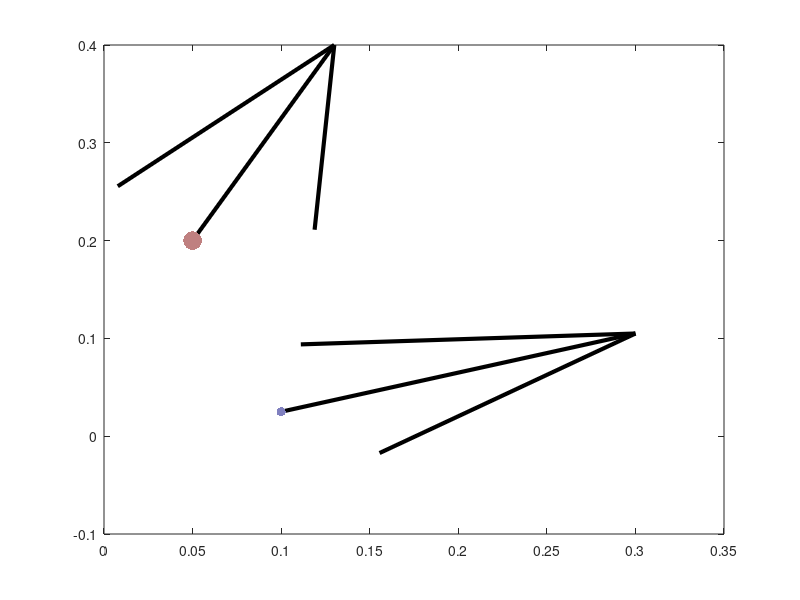

MATLAB code to generate this figure: (Note: this script raises an error after producing the figure.)
clear, clc

% Examples of systems whose center of mass moves in a straight line
%% Free rolling balls
t = linspace(0,1.2);
% Specify linear paths which means force-free motion
x10 = 0.1;    vx10 = 1;
y10 = 0.025;  vy10 = 0.4;
x1 = x10 + vx10*t;
y1 = y10 + vy10*t;

x20 = 0.05;    vx20 = 0.4;
y20 = 0.2;  vy20 = 1;
x2 = x20 + vx20*t;
y2 = y20 + vy20*t;

% x2 = 1+0.1 - 0.2*t;
% y2 = y1;

m1 = 1;
m2 = 2;

xcm = (m1*x1 + m2*x2)/(m1 + m2);
ycm = (m1*y1 + m2*y2)/(m1 + m2);
plot(xcm, ycm, 'k')

% x = x2 - x1;
% y = y2 - y1;
% r = sqrt(x.^2 + y.^2);
% plot(t,r)
% return

% Make gif
hold off
c1 = [128,128,191]/255;
c2 = [191,128,128]/255;
quiver(x1(1), y1(1), vx10, vy10, 'k', 'LineWidth', 3, 'MaxHeadSize', 0.5, 'AutoScaleFactor', 0.2), hold on
quiver(x2(1), y2(1), vx20, vy20, 'k', 'LineWidth', 3, 'MaxHeadSize', 0.5, 'AutoScaleFactor', 0.2)
plot(x1(1), y1(1), '.', 'color', c1, 'markersize', 20)
plot(x2(1), y2(1), '.', 'color', c2, 'markersize', 20*(m2/m1))
plotCenterOfMassSymbol(xcm(1),ycm(1),2.5,gca)
xlim([0,1])
ylim([0,1])
axis square
xlabel("$X$")
ylabel("$Y$")
% return
for k = 1:24
    pause(0.001)
    if (k == 1)
        gif('force free 5.gif', 'DelayTime', 1/24)
    else
        gif
    end
end
for k = 1:numel(t)
    plot(x1(1:k), y1(1:k), '-', 'Color', [1,1,1]*220/255),    hold on
    plot(x1(k), y1(k), '.', 'color', c1, 'markersize', 20)
    
    plot(x2(1:k), y2(1:k), '-', 'Color', [1,1,1]*220/255)
    plot(x2(k), y2(k), '.', 'color', c2, 'markersize', 20*(m2/m1))
    
    plot(xcm(1:k), ycm(1:k), '-', 'Color', [1,1,1]*220/255)
    plotCenterOfMassSymbol(xcm(k),ycm(k),2.5,gca)
    
    hold off
    xlim([0,1])
    ylim([0,1])
    axis square
    xlabel("$X$")
    ylabel("$Y$")
%     xticks([])
%     yticks([])
    pause(0.001)
    gif
end
% Fade out the traces
for a = 220:5:255
    hold on
    plot(x1, y1, '-', 'Color', [1,1,1]*a/255)
    plot(x2, y2, '-', 'Color', [1,1,1]*a/255)
    plot(xcm,ycm, '-', 'Color', [1,1,1]*a/255)
    xlim([0,1])
    ylim([0,1])
    axis square
    xlabel("$X$")
    ylabel("$Y$")
%     xticks([])
%     yticks([])
    pause(0.001)
    hold off
    gif
end
hold off

%% Springs
% Two masses m1 and m2 connected to each other by a spring of constant k
% and equilibrium length l)
%   m1 * \ddot{x1} = -k*(x1 - x2 + l)
%   m2 * \ddot{x2} = -k*(x2 - x1 - l)
global m1 m2 k l
m1 = 1;
m2 = 5;
k = 5;
l = 0.5;

x10 = 0.3;
u10 = 0.1;
x20 = 0.8;
u20 = -0.05;

tspan = [0,10];
y0 = [x10, x20, u10, u20];
[t, x] = ode45(@springs, tspan, y0);

x1 = x(:,1);
x2 = x(:,2);
u1 = x(:,3);
u2 = x(:,4);

for p = 1:numel(t)
    plot(x1(p), 0, '.', 'markersize', 20)
    hold on
    plot(x2(p), 0, '.', 'markersize', 20)
    hold off
    xlim([0,1])
    ylim([0,1])
    axis square
    xlabel("$X$")
    ylabel("$Y$")
    pause(0.001)
end

function f = springs(t, x)
    global m1 m2 k l
    f = zeros(4,1);
    f(1) = x(3);
    f(2) = x(4);
    f(3) = -k/m1*(x(1) - x(2) + l);
    f(4) = -k/m2*(x(2) - x(1) - l);
end